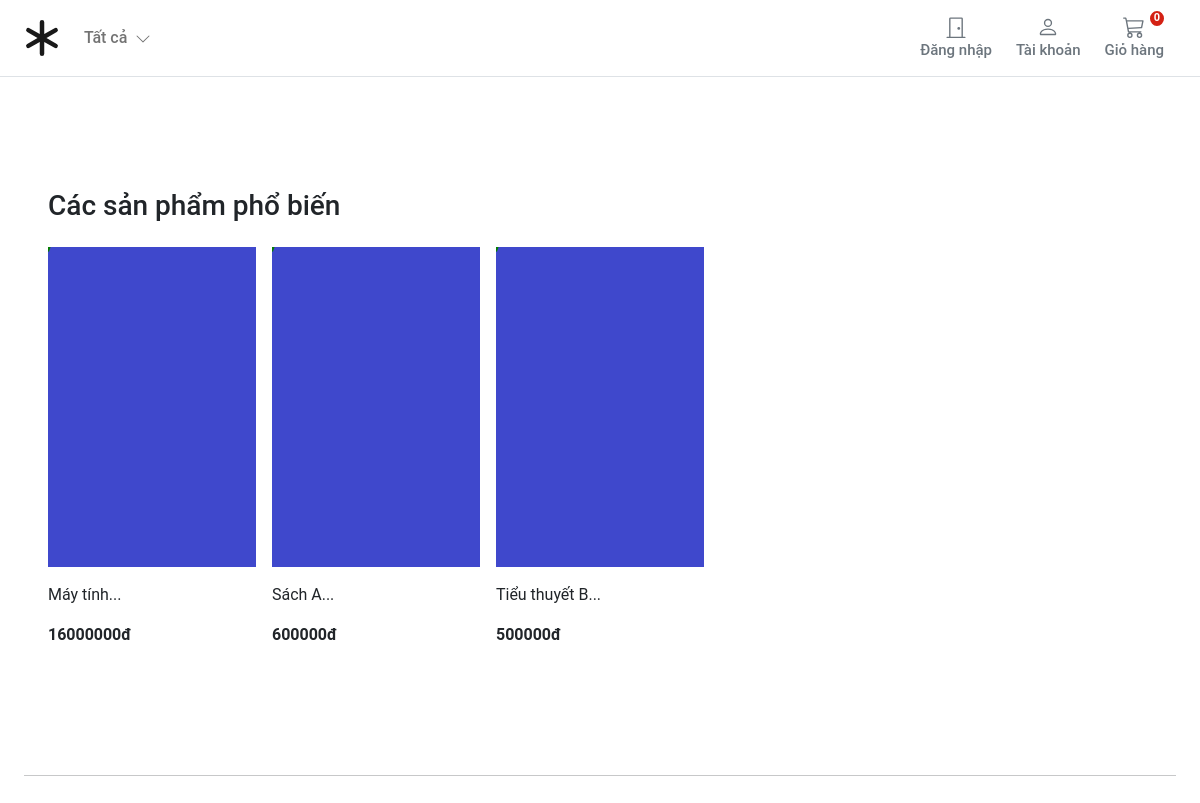
The page / on the database its author committed.
### store/models.py (models this page shows, shortened)
class Product(models.Model):
    category = models.ForeignKey(Category, related_name='product', on_delete=models.CASCADE)
    created_by = models.ForeignKey(settings.AUTH_USER_MODEL, on_delete=models.CASCADE, related_name='product_creator')
    title = models.CharField(max_length=255)
    author = models.CharField(max_length=255, default='admin')
    description = models.TextField(blank=True)
    image = models.ImageField(upload_to='images/', default='images/default.png')
    slug = models.SlugField(max_length=255)
    price = models.DecimalField(max_digits=9, decimal_places=0)
    in_stock = models.BooleanField(default=True)
    is_active = models.BooleanField(default=True)
    created = models.DateTimeField(auto_now_add=True)
    updated = models.DateTimeField(auto_now=True)
    objects = models.Manager()
    products = ProductManager()
    class Meta:
        verbose_name_plural = 'Products'
        ordering = ('-created',)
    def get_absolute_url(self):
        return reverse('store:product_detail', args=[self.slug])

### store/views.py (the view)
# urls.py: path('', views.product_all, name='store_home'),
def product_all(request):
    products = Product.products.all()
    return render(request, 'store/index.html', {'products': products})

### basket/basket.py (called while the page is built)
    def __len__(self):
        return sum(item['qty'] for item in self.basket.values())

### basket/context_processors.py (called while the page is built)
def basket(request):
    return {'basket': Basket(request)}

### store/context_processors.py (called while the page is built)
def categories(request):
    return {
        'categories': Category.objects.all()
    }

### store/models.py (called while the page is built)
    def get_queryset(self):
        return super(ProductManager, self).get_queryset().filter(is_active=True)

    def get_absolute_url(self):
        return reverse('store:category_list', args=[self.slug])

### templates/store/index.html (shortened to what this page needs)
{% extends "base.html" %}
{% block content %}
<div class="container">
  <div class="container">
    <div class="row">
      <div class="album py-5">
        <div class="pb-3">
          <h1 class="h3">Các sản phẩm phổ biến</h1>
        </div>
        {% if not products %}
        <div class="col-12">Chưa có sản phẩm nào</div>
          {% else %}
          <div class="row row-cols-1 row-cols-sm-2 row-cols-md-5 g-3">
          {% for product in products %}
          <div class="col">
            <div class="card border-0">
              <img class="img-fluid" alt="Responsive image" src="{{ product.image.url }}">
              <div class="card-body px-0">
                <p class="card-text">
                  <a class="text-dark text-decoration-none"
                    href="{{ product.get_absolute_url }}">{{ product.title|slice:":50" }}...</a>
                </p>
                <div class="fw-bold">{{product.price}}đ</div>
              </div>
            </div>
          </div>
          {% endfor %}
        </div>
        {% endif %}
      </div>
    </div>
  </div>
  {% endblock %}

### static/core/css/base.css (style rules this page uses)
@media (min-width: 1000px) { .container { max-width: 1000px; } }
@media (max-width: 1200px) { .container { max-width: 100%; padding:0 24px; } }
html, body, p, div { letter-spacing: -0.02px; font-family: 'Roboto', sans-serif; }

### rows shown on the page
Product: image (placeholder picture), title "Máy tính", price "16000000"
Product: image (placeholder picture), title "Sách A", price "600000"
Product: image (placeholder picture), title "Tiểu thuyết B", price "500000"
